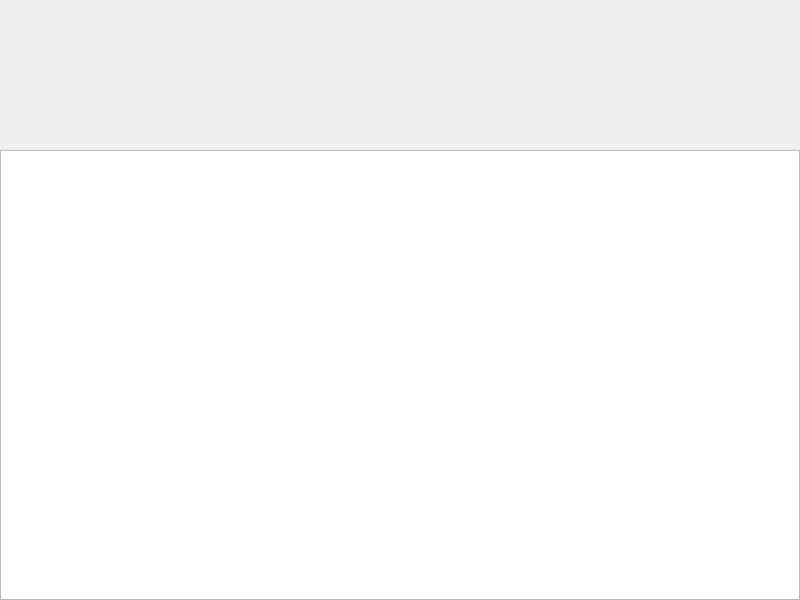
<?xml version="1.0" encoding="UTF-8"?>
<ui version="4.0">
 <class>GamePage</class>
 <widget class="QWidget" name="GamePage">
  <property name="geometry">
   <rect>
    <x>0</x>
    <y>0</y>
    <width>800</width>
    <height>600</height>
   </rect>
  </property>
  <widget class="QGraphicsView" name="graphicsView">
   <property name="geometry">
    <rect>
     <x>0</x>
     <y>150</y>
     <width>800</width>
     <height>450</height>
    </rect>
   </property>
  </widget>
 </widget>
 <resources/>
 <connections/>
</ui>
